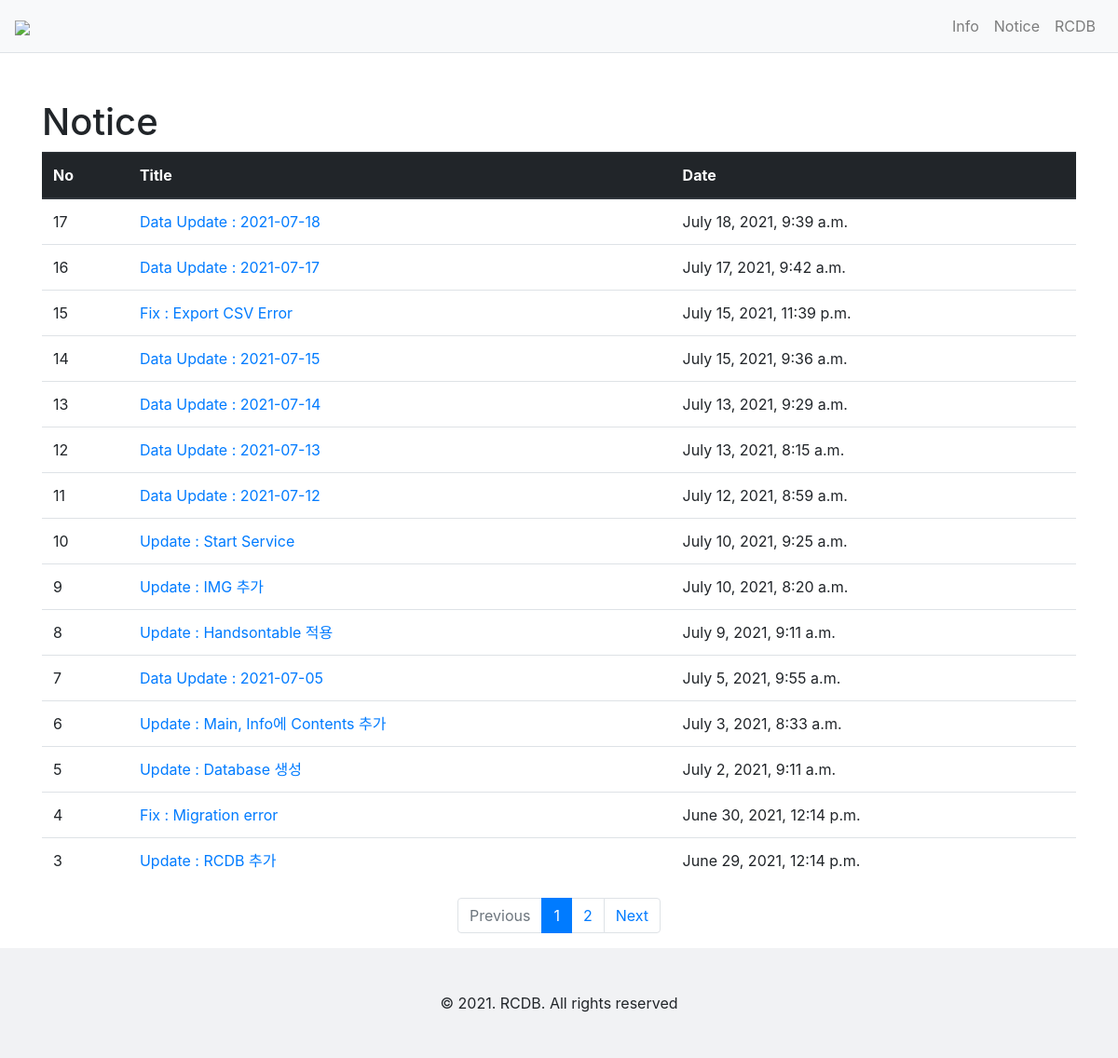
Before: /notice/ with the older database file.
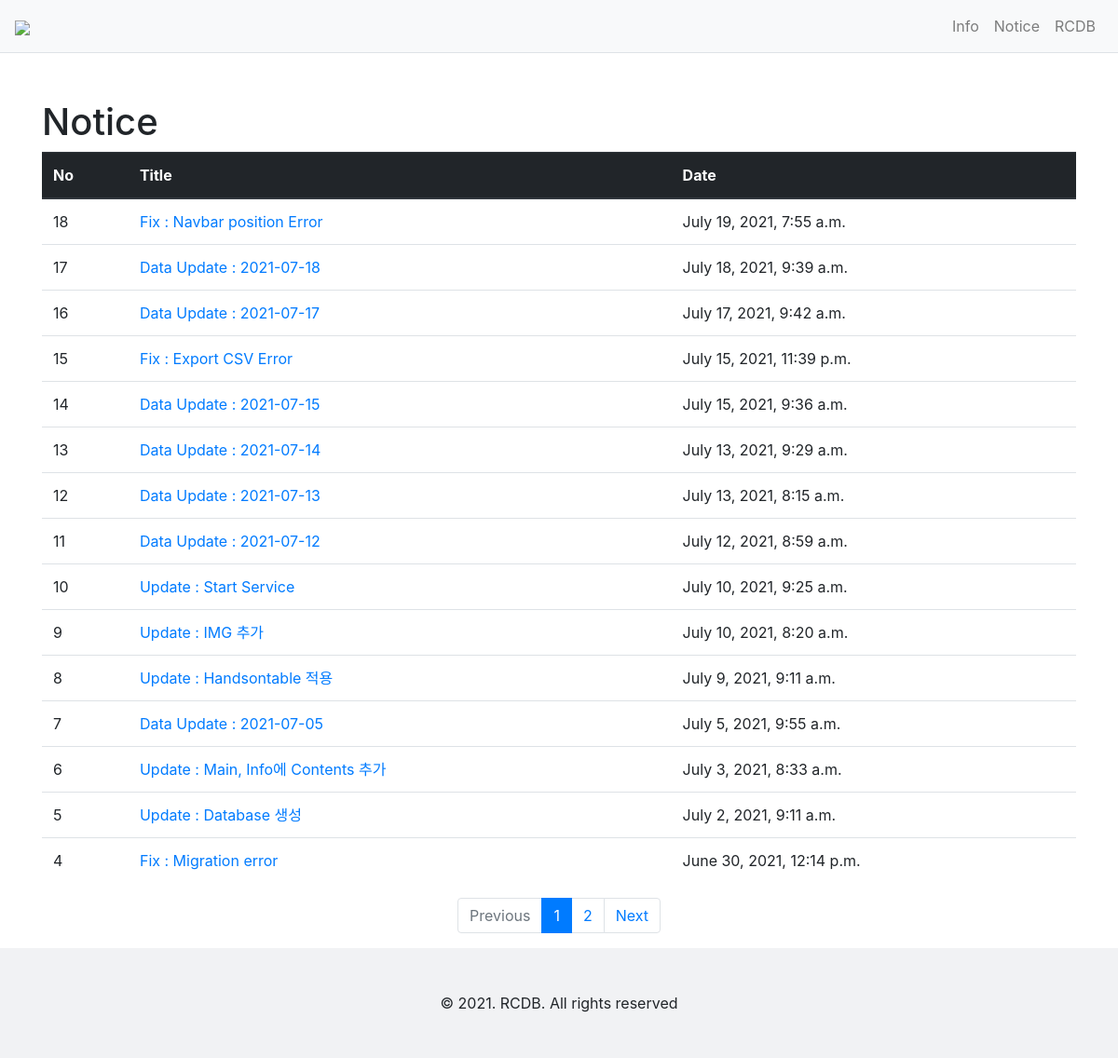
After: the same page with the newer database file.
### notice/models.py (models this page shows, shortened)
class Notice(models.Model):
    subject = models.CharField(max_length=100)
    content = models.TextField()
    create_date = models.DateTimeField()

### notice/views.py (the view)
# urls.py: path('', views.index, name='index'),
def index(request):
    page = request.GET.get('page', '1')
    notice_list = Notice.objects.order_by('-create_date')
    paginator = Paginator(notice_list, 15)
    page_obj = paginator.get_page(page)
    context = {'notice_list': page_obj}
    return render(request, 'notice/notice_list.html', context)

### notice/templatetags/md_filter.py (called while the page is built)
@register.filter
def sub(value, arg):
    return value - arg

### templates/notice/notice_list.html
{% extends 'base.html' %}
{% load md_filter %}
{% block content %}
<div class="container my-3">
    <h1 style="margin-top : 50px ;">Notice</h1>
    <table class="table">
        <thead>
        <tr class="thead-dark">
            <th>No</th>
            <th>Title</th>
            <th>Date</th>
        </tr>
        </thead>
        <tbody>
        {% if notice_list %}
        {% for notice in notice_list %}
        <tr>
            <td>{{ notice_list.paginator.count|sub:notice_list.start_index|sub:forloop.counter0|add:1 }}</td>
            <td>
                <a href="{% url 'notice:detail' notice.id %}">{{ notice.subject }}</a>
            </td>
            <td>{{ notice.create_date }}</td>
        </tr>
        {% endfor %}
        {% else %}
        <tr>
            <td colspan="3">공지가 없습니다.</td>
        </tr>
        {% endif %}
        </tbody>
    </table>
    <ul class="pagination justify-content-center">
        {% if notice_list.has_previous %}
        <li class="page-item">
            <a class="page-link" href="?page={{ notice_list.previous_page_number }}">Previous</a>
        </li>
        {% else %}
        <li class="page-item disabled">
            <a class="page-link" tabindex="-1" aria-disabled="true" href="#">Previous</a>
        </li>
        {% endif %}
        {% for page_number in notice_list.paginator.page_range %}
        {% if page_number >= notice_list.number|add:-5 and page_number <= notice_list.number|add:5 %}
            {% if page_number == notice_list.number %}
            <li class="page-item active" aria-current="page">
                <a class="page-link" href="?page={{ page_number }}">{{ page_number }}</a>
            </li>
            {% else %}
            <li class="page-item">
                <a class="page-link" href="?page={{ page_number }}">{{ page_number }}</a>
            </li>
            {% endif %}
            {% endif %}
        {% endfor %}
        {% if notice_list.has_next %}
        <li class="page-item">
            <a class="page-link" href="?page={{ notice_list.next_page_number }}">Next</a>
        </li>
        {% else %}
        <li class="page-item disabled">
            <a class="page-link" tabindex="-1" aria-disabled="true" href="#">Next</a>
        </li>
        {% endif %}
    </ul>
</div>
{% endblock %}

Changed rows visible on the page:
no longer on this page (row unchanged): Notice: paginator.count|sub "3", subject "Update : RCDB 추가", create_date "June 29, 2021, 12:14 p.m."
added Notice: paginator.count|sub "18", subject "Fix : Navbar position Error", create_date "July 19, 2021, 7:55 a.m."
